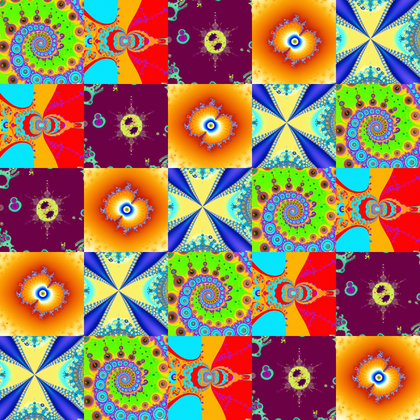
#> input picture pattern.png, 420 x 420 px, shrunk from 1000 x 1000 before the run
$ python grid_pattern.py
#> lines starting #> are read from the running program, lines starting #| are printed output that depends on the picture
#!/usr/bin/env python
from PIL import Image

original_image_filename = 'pattern.png'

output_image_filename = 'grid_pattern.jpg'

with Image.open(original_image_filename) as original_image:
    # Create horizontally and vertically flipped images
#> original_image is the input picture: PIL image 420x420 RGB; mean R, G, B 157, 123.1, 91.8
    horizontal_flipped = original_image.transpose(Image.FLIP_LEFT_RIGHT)
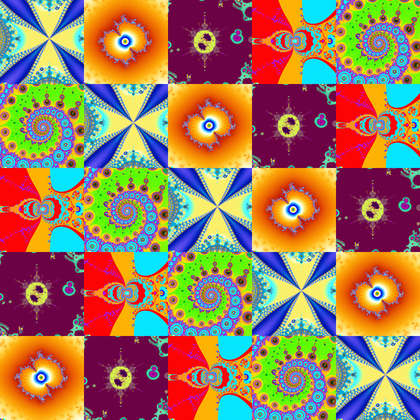
#> horizontal_flipped: PIL image 420x420 RGB; mean R, G, B 157, 123.1, 91.8
    vertical_flipped = original_image.transpose(Image.FLIP_TOP_BOTTOM)
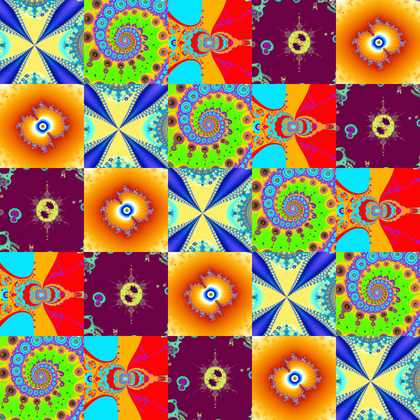
#> vertical_flipped: PIL image 420x420 RGB; mean R, G, B 157, 123.1, 91.8
    both_flipped = original_image.transpose(
        Image.FLIP_LEFT_RIGHT).transpose(Image.FLIP_TOP_BOTTOM)
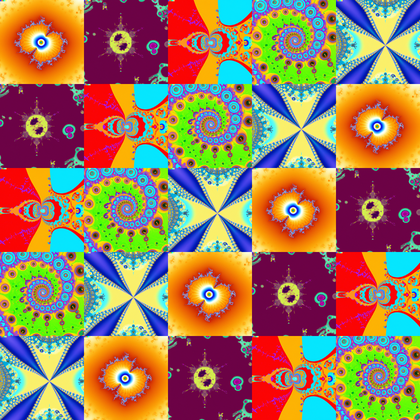
#> both_flipped: PIL image 420x420 RGB; mean R, G, B 157, 123.1, 91.8

    grid_image = Image.new(
        'RGB', (2 * original_image.width, 2 * original_image.height))
#> grid_image: PIL image 840x840 RGB; every value is 0

    # Paste the images into the grid
    grid_image.paste(original_image, (0, 0))
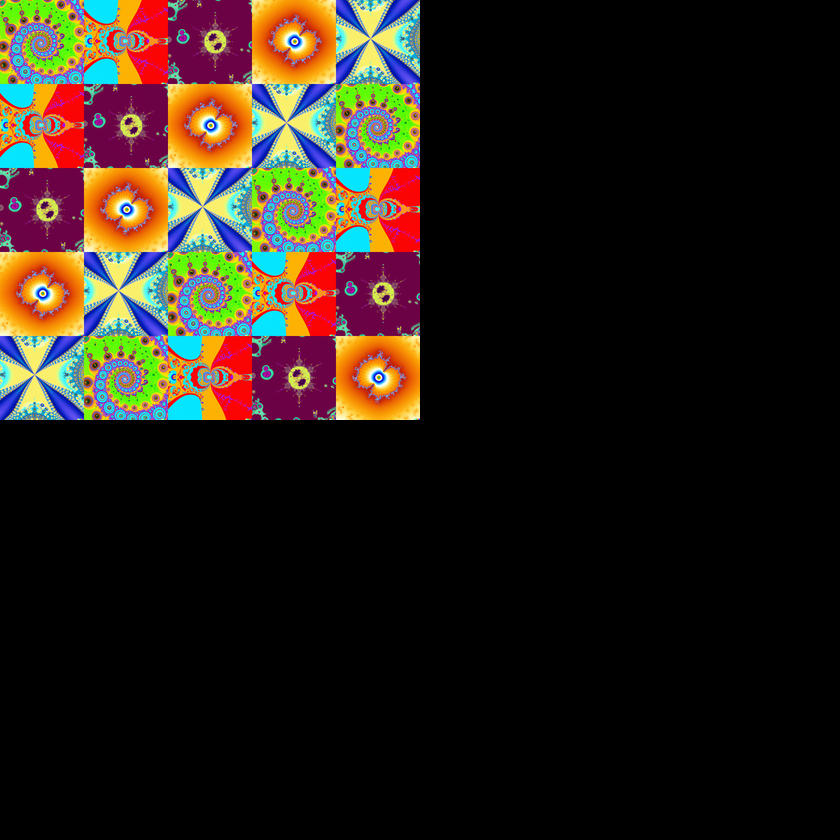
#> grid_image: PIL image 840x840 RGB; mean R, G, B 39.3, 30.8, 23
    grid_image.paste(horizontal_flipped, (original_image.width, 0))
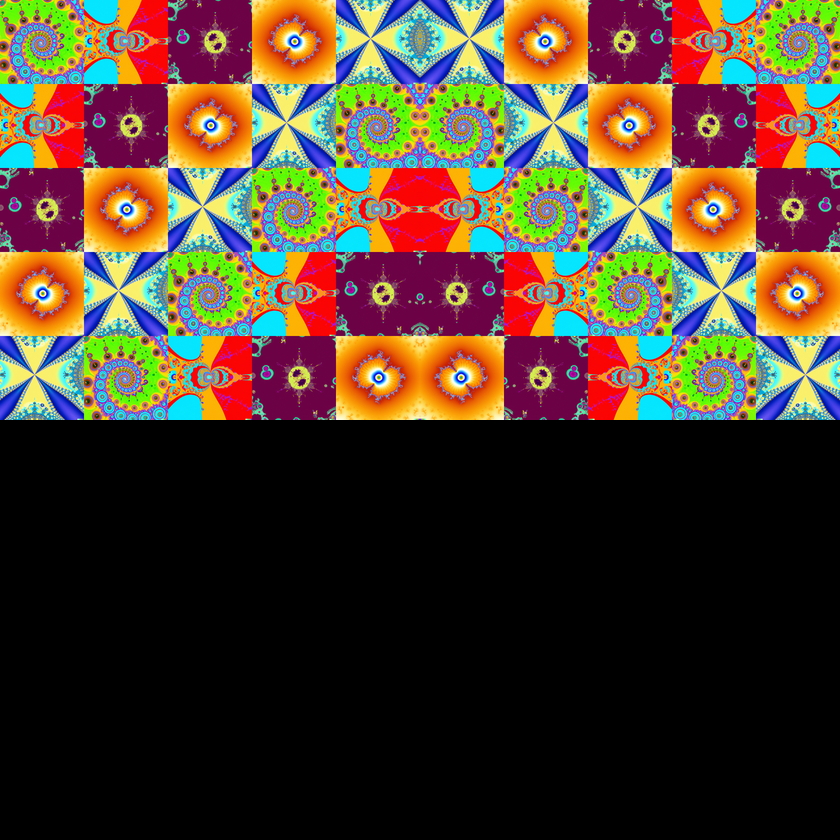
#> grid_image: PIL image 840x840 RGB; mean R, G, B 78.5, 61.5, 45.9
    grid_image.paste(vertical_flipped, (0, original_image.height))
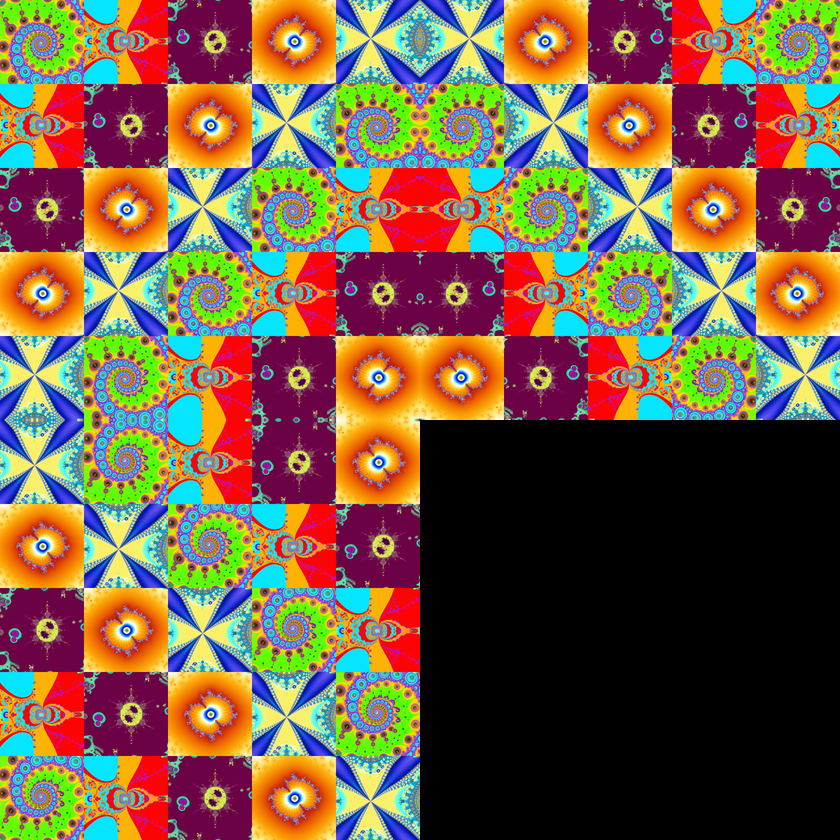
#> grid_image: PIL image 840x840 RGB; mean R, G, B 117.8, 92.3, 68.9
    grid_image.paste(
        both_flipped, (original_image.width, original_image.height))
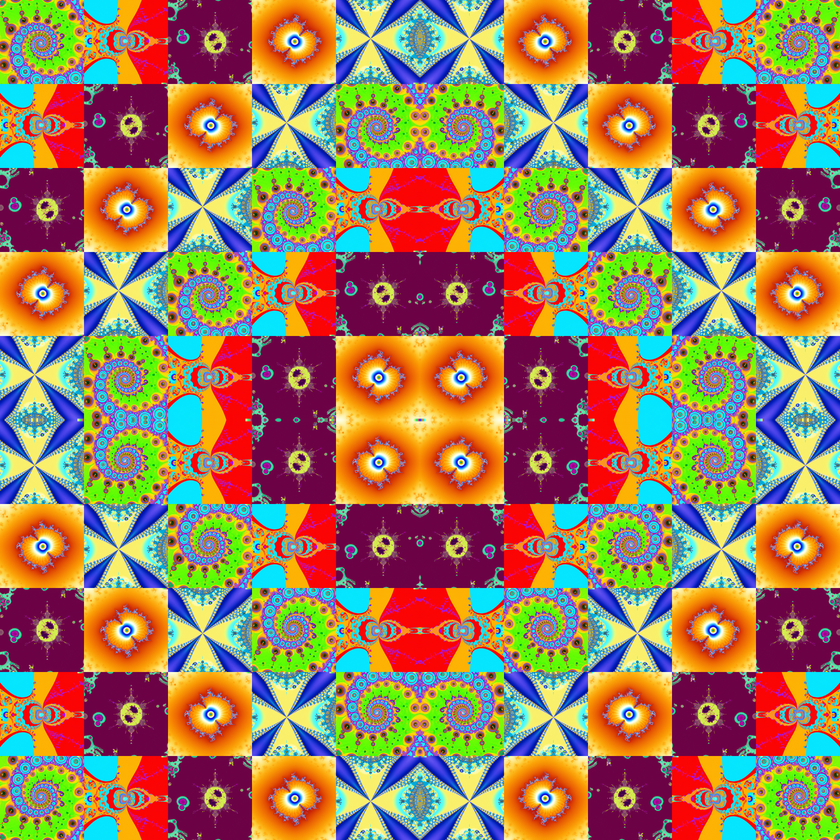
#> grid_image: PIL image 840x840 RGB; mean R, G, B 157, 123.1, 91.8

    grid_image.save(output_image_filename)
